Frame 1 (no input): blank canvas, image omitted
Frame 60 (the mouse pressed at the canvas centre just before this capture): blank canvas, image omitted
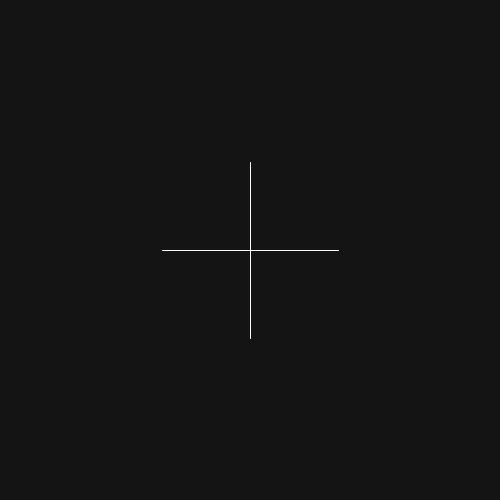
Frame 120 (the mouse held since frame 60 and released just before this capture)

The Processing sketch whose frames 1 and 60 were blank and that drew this single picture after the mouse press (run headless with seeded random() and noise(); from frame 60 on, the mouse is pressed at the canvas centre):

// Processing sketch: Exercise26_1
// ── Exercise26_1.pde
//Input events
//Exercise 26.1 Animate a shape to react when the mouse is pressed and when it is released 

float gray = 0;    //state the variable

void setup() {
  size(500, 500);
}

void draw() {
  background(gray);
  if(mousePressed == true) {
    stroke(255);
  } else {            //invert the colour 
    stroke(0);
}

  line(mouseX-88, mouseY, mouseX+88, mouseY);
  line(mouseX, mouseY-88, mouseX, mouseY+88); 
}

void mousePressed () {
  //do something
  gray += 20;
  }
  
//void mouseReleased () {
//  gray -= 100;
//}
